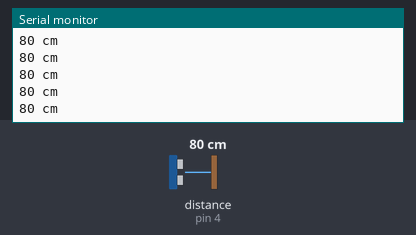
This sketch was run on a simulated Arduino Uno, built with avr-gcc and run on an emulated ATmega328P. Shown: the last lines printed to the serial monitor. Wiring (inferred from the names in the program): ultrasonic range finder: trigger pin 5; echo pin 4. The inputs (shaded band) are chosen by the test bench; at power-on: distance to the obstacle (sensor on pin 4) 80 cm. The echo pulse lasts 58.3 µs per cm.

Above: at 1.2 s.
1.3 s: distance to the obstacle (sensor on pin 4) set to 2 cm
At 1.59 s:
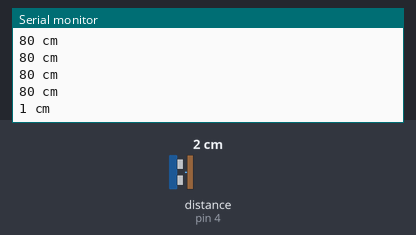
2.8 s: distance to the obstacle (sensor on pin 4) set to 4 cm
At 2.8 s:
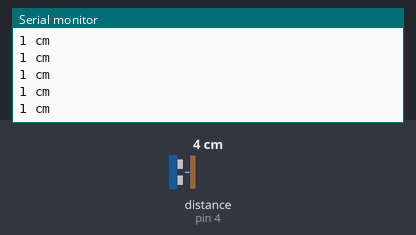
Timing chart, 0 to 5.8 s (numbered marks = the images above; inputs shaded):
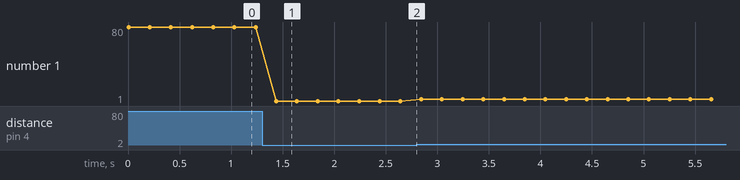

The sketch:

sr04.ino
```cpp
int trigPin = 5;
int echoPin = 4;

void setup()
{
  Serial.begin(9600);
  pinMode(trigPin, OUTPUT); // 센서 Trig 핀
  pinMode(echoPin, INPUT);  // 센서 Echo 핀
}

void loop()
{
  digitalWrite(trigPin, HIGH);  // 센서에 Trig 신호 입력
  delayMicroseconds(10);  // 10us 정도 유지
  digitalWrite(trigPin, LOW);   // Trig 신호 off

  long duration = pulseIn(echoPin, HIGH);    // Echo pin: HIGH->Low 간격을 측정
  long distance = duration / 29 / 2;  // 거리(cm)로 변환

  Serial.print(distance);
  Serial.println(" cm");

  delay(200);
}
```

Measured:
- after the input at 1.3 s, the serial monitor: prints a new line after 0.14 s (image 1)
- plotted number 1: 80 → 1 after the input at 1.3 s, 1 → 3 after the input at 2.8 s
